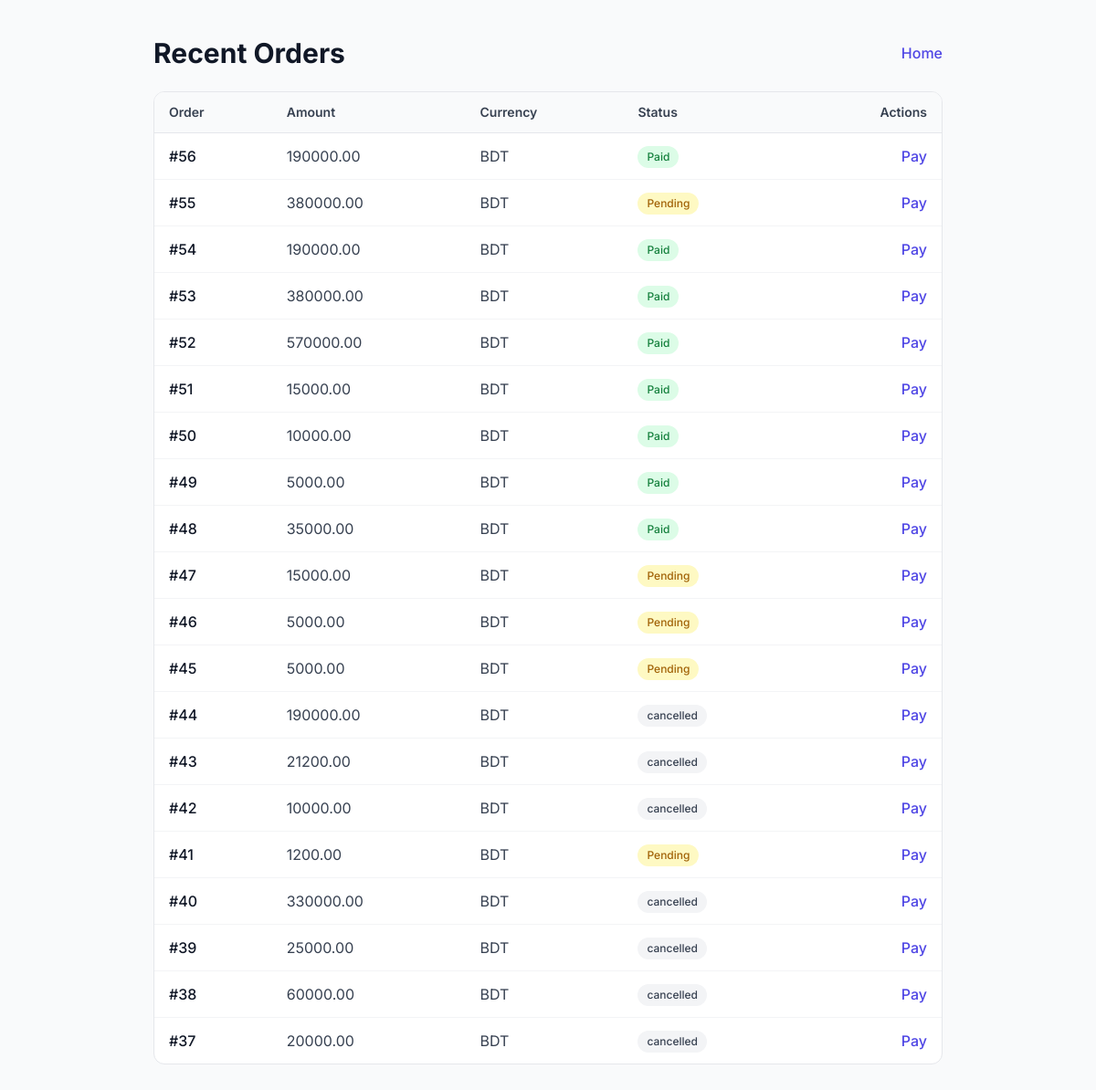
The page /payments/list/ on the database its author committed.
### payments/models.py (models this page shows, shortened)
class Order(models.Model):
    STATUS_CHOICES = [
        ('pending','Pending'),
        ('paid','Paid'),
        ('failed','Failed'),
        ('cancelled','Cancelled'),
    ]
    user = models.ForeignKey(settings.AUTH_USER_MODEL, null=True, blank=True, on_delete=models.SET_NULL)
    amount = models.DecimalField(max_digits=10, decimal_places=2)
    currency = models.CharField(max_length=10, default='BDT')
    created_at = models.DateTimeField(auto_now_add=True)
    status = models.CharField(max_length=20, choices=STATUS_CHOICES, default='pending')
    description = models.CharField(max_length=255, blank=True)

### payments/views.py (the view)
# urls.py: path('list/', views.payment_list, name='list'),
def payment_list(request):
    orders = Order.objects.order_by('-created_at')[:20]
    return render(request, 'payments/list.html', {'orders': orders})

### payments/templates/payments/list.html (shortened to what this page needs)
<!DOCTYPE html>
<html lang="en">
<head>
  <link href="https://cdn.jsdelivr.net/npm/daisyui@4.12.24/dist/full.min.css" rel="stylesheet" type="text/css" />
  <script src="https://cdn.tailwindcss.com"></script>
</head>
<body class="min-h-screen bg-gray-50 py-10">
  <div class="max-w-4xl mx-auto px-4">
    <div class="mb-6 flex items-center justify-between">
      <h1 class="text-3xl font-bold text-gray-900">Recent Orders</h1>
      <a href="/" class="text-indigo-600 hover:text-indigo-800 font-medium">Home</a>
    </div>
    <div class="overflow-hidden rounded-xl border bg-white">
      <table class="min-w-full divide-y divide-gray-200">
        <thead class="bg-gray-50">
          <tr>
            <th class="px-4 py-3 text-left text-sm font-semibold text-gray-700">Order</th>
            <th class="px-4 py-3 text-left text-sm font-semibold text-gray-700">Amount</th>
            <th class="px-4 py-3 text-left text-sm font-semibold text-gray-700">Currency</th>
            <th class="px-4 py-3 text-left text-sm font-semibold text-gray-700">Status</th>
            <th class="px-4 py-3 text-right text-sm font-semibold text-gray-700">Actions</th>
          </tr>
        </thead>
        <tbody class="divide-y divide-gray-100">
          {% for o in orders %}
          <tr class="hover:bg-gray-50">
            <td class="px-4 py-3 font-medium text-gray-900">#{{ o.id }}</td>
            <td class="px-4 py-3 text-gray-700">{{ o.amount }}</td>
            <td class="px-4 py-3 text-gray-700">{{ o.currency }}</td>
            <td class="px-4 py-3">
              {% if o.status == 'paid' %}
                <span class="inline-flex items-center gap-1 rounded-full bg-green-100 px-2.5 py-1 text-xs font-medium text-green-700">Paid</span>
              {% elif o.status == 'pending' %}
                <span class="inline-flex items-center gap-1 rounded-full bg-yellow-100 px-2.5 py-1 text-xs font-medium text-yellow-700">Pending</span>
              {% elif o.status == 'failed' %}
                <span class="inline-flex items-center gap-1 rounded-full bg-rose-100 px-2.5 py-1 text-xs font-medium text-rose-700">Failed</span>
              {% else %}
                <span class="inline-flex items-center gap-1 rounded-full bg-gray-100 px-2.5 py-1 text-xs font-medium text-gray-700">{{ o.status }}</span>
              {% endif %}
            </td>
            <td class="px-4 py-3 text-right">
              <a href="{% url 'payments:sslcz_start' o.id %}" class="text-indigo-600 hover:text-indigo-800 font-medium">Pay</a>
            </td>
          </tr>
          {% empty %}
          <tr>
            <td colspan="5" class="px-4 py-8 text-center text-gray-500">No orders yet.</td>
          </tr>
          {% endfor %}
        </tbody>
      </table>
    </div>
  </div>
</body>
</html>

### payments/templates/payments/list.html (style rules this page uses)
body { font-family: Inter, ui-sans-serif, system-ui, -apple-system, "Segoe UI", Roboto, "Helvetica Neue", Arial, "Noto Sans", "Apple Color Emoji", "Segoe UI Emoji"; }

### rows shown on the page
Order: id "56", amount "190000.00", currency "BDT", status "Paid"
Order: id "55", amount "380000.00", currency "BDT", status "Pending"
Order: id "54", amount "190000.00", currency "BDT", status "Paid"
Order: id "53", amount "380000.00", currency "BDT", status "Paid"
Order: id "52", amount "570000.00", currency "BDT", status "Paid"
Order: id "51", amount "15000.00", currency "BDT", status "Paid"
Order: id "50", amount "10000.00", currency "BDT", status "Paid"
Order: id "49", amount "5000.00", currency "BDT", status "Paid"
Order: id "48", amount "35000.00", currency "BDT", status "Paid"
Order: id "47", amount "15000.00", currency "BDT", status "Pending"
Order: id "46", amount "5000.00", currency "BDT", status "Pending"
Order: id "45", amount "5000.00", currency "BDT", status "Pending"
Order: id "44", amount "190000.00", currency "BDT", status "cancelled"
Order: id "43", amount "21200.00", currency "BDT", status "cancelled"
Order: id "42", amount "10000.00", currency "BDT", status "cancelled"
Order: id "41", amount "1200.00", currency "BDT", status "Pending"
Order: id "40", amount "330000.00", currency "BDT", status "cancelled"
Order: id "39", amount "25000.00", currency "BDT", status "cancelled"
Order: id "38", amount "60000.00", currency "BDT", status "cancelled"
Order: id "37", amount "20000.00", currency "BDT", status "cancelled"
